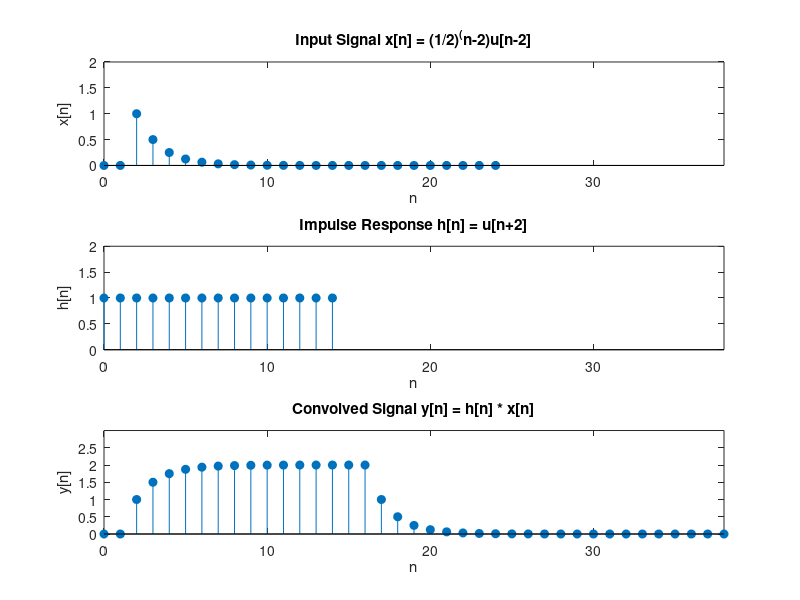

MATLAB code to generate this figure:
% Define the range of n for x[n] and h[n]
n_x = 0:24;
n_h = 0:14;

% Define x[n] using the given expression
x = (1/2).^(n_x-2) .* (n_x >= 2);

% Define the unit step function for h[n]
unit_step = @(n) n >= 0;

% Define h[n] using the given expression
h = unit_step(n_h + 2);

% Compute the convolution of x[n] and h[n]
y = conv(x, h);

% Determine the proper time indices for y
% Since the unit step in x[n] starts at n=2 and in h[n] at n=-2 (effectively 0 in MATLAB),
% the result y[n] should start from n_x(1) + (n_h(1)-2).
n_y = (n_x(1) + n_h(1)):(n_x(end) + n_h(end));

% Plotting
figure;

% Plot x[n]
subplot(3, 1, 1);
stem(n_x, x, 'filled');
title('Input Signal x[n] = (1/2)^(n-2)u[n-2]');
xlabel('n');
ylabel('x[n]');
axis([n_y(1) n_y(end) 0 max(x)+1]);

% Plot h[n]
subplot(3, 1, 2);
stem(n_h, h, 'filled');
title('Impulse Response h[n] = u[n+2]');
xlabel('n');
ylabel('h[n]');
axis([n_y(1) n_y(end) 0 max(h)+1]);

% Plot y[n]
subplot(3, 1, 3);
stem(n_y, y, 'filled');
title('Convolved Signal y[n] = h[n] * x[n]');
xlabel('n');
ylabel('y[n]');
axis([n_y(1) n_y(end) 0 max(y)+1]);
